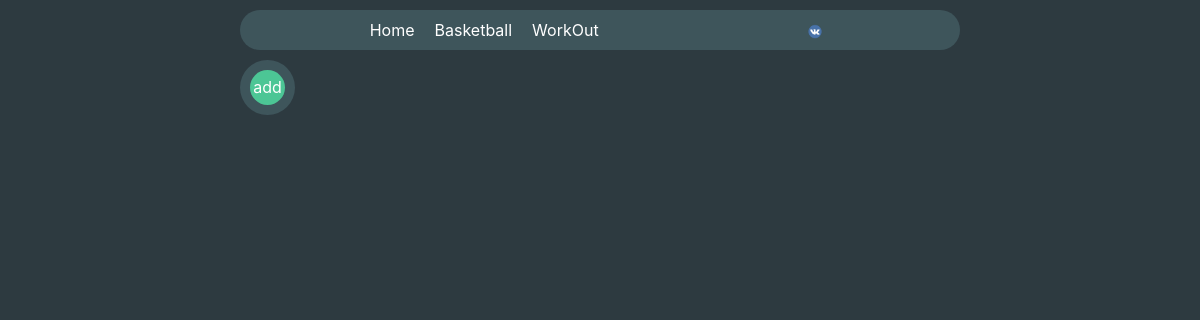
Before: /b with the older database file.
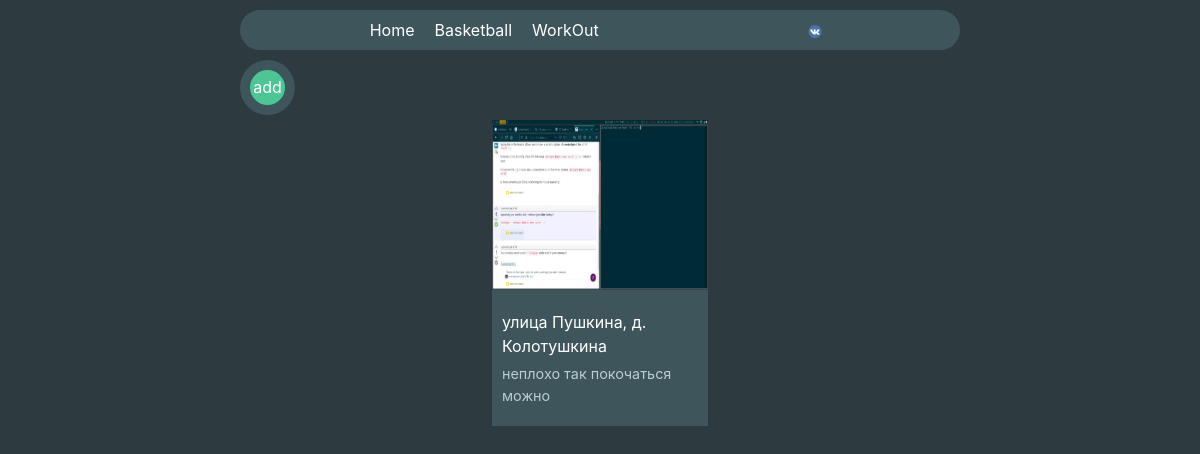
After: the same page with the newer database file.
### playgrounds/models.py (models this page shows)
class Playground(models.Model):
    playground_type = models.CharField(max_length=32)
    address = models.CharField(max_length=128)
    rating = models.IntegerField()
    description = models.CharField(max_length=512)
    latitude = models.FloatField(unique=True)
    longitude = models.FloatField(unique=True)
    photo = models.ImageField(verbose_name='Photo', upload_to="playground", null=True, blank=True)

### playgrounds/views.py (the view, shortened to what this page needs)
# urls.py: path('b', playgrounds.views.basketball),
def basketball(request):
    p = Playground.objects.filter(playground_type='b')
    form = PlaygroundForm()
    return render(request, 'main/playgrounds.html', {'list_playground':p, 'form':form})

### templates/main/playgrounds.html (shortened to what this page needs)
{% extends "base.html" %}
{% block head %}
{% load static %}
<link rel="stylesheet" href="{% static 'css/main/playgrounds.css' %}">
{% endblock %}
{% block body %}
    <div id="app">
        <div class="buttons">
            <button id="add" class="add">add</button>
        </div>
        <div class="items_cell">
            {% for p in list_playground %}
                <div class="item">
                    <div class="photo">
                        <img src="{{ p.photo.url }}" alt="">
                    </div>
                    <div class="item_info">
                        <div class="text">
                            <div class="address">
                                    {{ p.address }}
                            </div>
                            <div class="description">
                                {{ p.description }}
                            </div>
                        </div>
                    </div>
                </div>
            {% endfor %}
        </div>
        <div id="map" style="width: auto; height: 300px;"></div>
{% endblock %}

### templates/base.html (shortened to what this page needs)
<!DOCTYPE html>
<html lang="en">
<head>
    {% load static %}
    <link rel="stylesheet" href="https://stackpath.bootstrapcdn.com/bootstrap/4.3.1/css/bootstrap.min.css">
    <link rel="stylesheet" type="text/css" href="{% static 'css/base.css' %}">
    {% block head %}
    {% endblock %}
</head>
<body>
    <header>
        <div class="wrapper">
            <div class="mainmenu">
                <ul>
                    <li><a href="/">Home</a></li>
                    <li><a href="/b">Basketball</a></li>
                    <li><a href="">WorkOut</a></li>
                </ul>
            </div>
            <div class="usermenu">
                {% if not user.is_authenticated %}
                    <div class="vk_logo">
                        <a href="/login/vk-oauth2"><img src="{% static 'img/vk_logo.png'%}" class="vk"></a>
                    </div>
                {% else %}
                    {{ user.username }}
                    <a href="{% url 'logout' %}">logout</a>
                {% endif %}
            </div>
        </div>
    </header>
    <div class="body_wrapper">
        {% block body %}
        {% endblock %}
    </div>
</body>
</html>

### static/css/base.css (style rules this page uses)
* { padding: 0; margin: 0; }
button { border: none }
body { background: #2D3A40; color: black; }
header a, header a:visited { color: white; text-decoration: none; }
.wrapper { line-height: 40px; display: flex; flex-direction: row; flex-wrap: 50px; }
.wrapper div { margin: auto; }
header .wrapper { width: 60%; height: 40px; margin: 10px auto; background: #3E555B; border-radius: 40px; }
header ul { width: 100%; list-style: none; text-align: center; display: inline-flex; }
header li { text-align: center; display: block; width: auto; }
header li:not(:last-child) { margin-right: 20px; }
.usermenu { margin-left: 10% !important; color: white; }
.vk_logo { width: 30px; }
.vk_logo a { line-height: 35px; }
.vk_logo img { width: 30px; padding: auto; }
.body_wrapper { width: 60%; margin: 0 auto; }

### static/css/main/playgrounds.css (style rules this page uses)
#map { color: black !important; margin: auto; }
.buttons { display: inline-block; border-radius: 40px; padding: 0 10px; background: #3E555B; align-items: center; }
.add { margin: 10px auto; border-radius: 100%; background: #4CC695; width: 35px; height: 35px; line-height: 35px; color: white; }
.items_cell { color: white; display: flex; flex-direction: row; flex-wrap: wrap; justify-content: center; }
.item { width: 30%; margin: 5px; }
.item .photo { display: flex; justify-content: center; overflow: hidden; }
.item .photo img { width: 100%; height: 170px; }
.item_info { background: #3E555B }
.item_info > .text { padding: 20px 10px; }
.text .description { color: #B9CDD6; padding-top: 5px; font-size: 0.9em; }

Changed rows visible on the page:
added Playground: photo (picture), address "улица Пушкина, д. Колотушкина", description "неплохо так покочаться можно"
